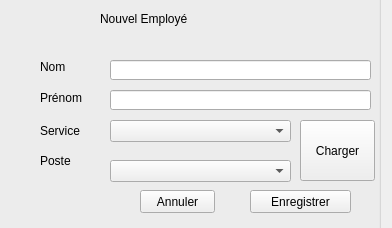
<?xml version="1.0" encoding="UTF-8"?>
<ui version="4.0">
 <class>AjouterEmploye</class>
 <widget class="QWidget" name="AjouterEmploye">
  <property name="geometry">
   <rect>
    <x>0</x>
    <y>0</y>
    <width>392</width>
    <height>228</height>
   </rect>
  </property>
  <property name="windowTitle">
   <string>Form</string>
  </property>
  <widget class="QGroupBox" name="groupBoxEmploye">
   <property name="geometry">
    <rect>
     <x>-10</x>
     <y>-30</y>
     <width>391</width>
     <height>271</height>
    </rect>
   </property>
   <property name="title">
    <string/>
   </property>
   <widget class="QLabel" name="label_nom">
    <property name="geometry">
     <rect>
      <x>50</x>
      <y>90</y>
      <width>46</width>
      <height>13</height>
     </rect>
    </property>
    <property name="text">
     <string>Nom</string>
    </property>
   </widget>
   <widget class="QLabel" name="label_prenom">
    <property name="geometry">
     <rect>
      <x>50</x>
      <y>120</y>
      <width>81</width>
      <height>16</height>
     </rect>
    </property>
    <property name="text">
     <string>Prénom</string>
    </property>
   </widget>
   <widget class="QLabel" name="label_departement">
    <property name="geometry">
     <rect>
      <x>50</x>
      <y>150</y>
      <width>101</width>
      <height>21</height>
     </rect>
    </property>
    <property name="text">
     <string>Service</string>
    </property>
   </widget>
   <widget class="QLineEdit" name="lineEditNom">
    <property name="geometry">
     <rect>
      <x>120</x>
      <y>90</y>
      <width>261</width>
      <height>20</height>
     </rect>
    </property>
   </widget>
   <widget class="QLineEdit" name="lineEditPrenom">
    <property name="geometry">
     <rect>
      <x>120</x>
      <y>120</y>
      <width>261</width>
      <height>20</height>
     </rect>
    </property>
   </widget>
   <widget class="QComboBox" name="comboBoxDepartement">
    <property name="geometry">
     <rect>
      <x>120</x>
      <y>150</y>
      <width>181</width>
      <height>22</height>
     </rect>
    </property>
   </widget>
   <widget class="QPushButton" name="pushButtonAnnuler">
    <property name="geometry">
     <rect>
      <x>150</x>
      <y>220</y>
      <width>75</width>
      <height>23</height>
     </rect>
    </property>
    <property name="text">
     <string>Annuler</string>
    </property>
   </widget>
   <widget class="QPushButton" name="pushButtonEnregistrer">
    <property name="geometry">
     <rect>
      <x>260</x>
      <y>220</y>
      <width>101</width>
      <height>23</height>
     </rect>
    </property>
    <property name="text">
     <string>Enregistrer</string>
    </property>
   </widget>
   <widget class="QLabel" name="label">
    <property name="geometry">
     <rect>
      <x>110</x>
      <y>40</y>
      <width>151</width>
      <height>17</height>
     </rect>
    </property>
    <property name="text">
     <string>Nouvel Employé</string>
    </property>
   </widget>
   <widget class="QPushButton" name="pushButtonCharger">
    <property name="geometry">
     <rect>
      <x>310</x>
      <y>150</y>
      <width>75</width>
      <height>61</height>
     </rect>
    </property>
    <property name="text">
     <string>Charger</string>
    </property>
   </widget>
   <widget class="QLabel" name="label_poste">
    <property name="geometry">
     <rect>
      <x>50</x>
      <y>180</y>
      <width>101</width>
      <height>21</height>
     </rect>
    </property>
    <property name="text">
     <string>Poste</string>
    </property>
   </widget>
   <widget class="QComboBox" name="comboBoxPoste">
    <property name="geometry">
     <rect>
      <x>120</x>
      <y>190</y>
      <width>181</width>
      <height>22</height>
     </rect>
    </property>
   </widget>
  </widget>
 </widget>
 <resources/>
 <connections/>
</ui>
